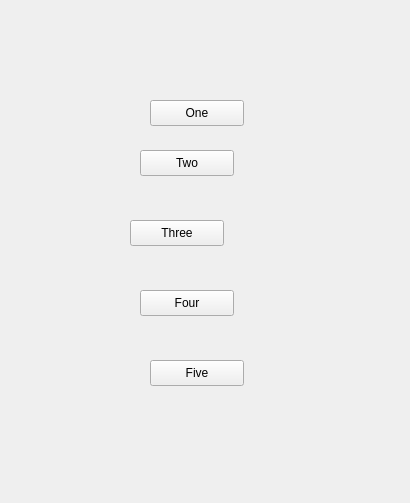
<?xml version="1.0" encoding="UTF-8"?>
<ui version="4.0">
 <class>Widget</class>
 <widget class="QWidget" name="Widget">
  <property name="geometry">
   <rect>
    <x>0</x>
    <y>0</y>
    <width>410</width>
    <height>503</height>
   </rect>
  </property>
  <property name="windowTitle">
   <string>Widget</string>
  </property>
  <widget class="QPushButton" name="oneButton">
   <property name="geometry">
    <rect>
     <x>150</x>
     <y>100</y>
     <width>94</width>
     <height>26</height>
    </rect>
   </property>
   <property name="text">
    <string>One</string>
   </property>
  </widget>
  <widget class="QPushButton" name="twoButton">
   <property name="geometry">
    <rect>
     <x>140</x>
     <y>150</y>
     <width>94</width>
     <height>26</height>
    </rect>
   </property>
   <property name="text">
    <string>Two</string>
   </property>
  </widget>
  <widget class="QPushButton" name="threeButton">
   <property name="geometry">
    <rect>
     <x>130</x>
     <y>220</y>
     <width>94</width>
     <height>26</height>
    </rect>
   </property>
   <property name="text">
    <string>Three</string>
   </property>
  </widget>
  <widget class="QPushButton" name="fourButton">
   <property name="geometry">
    <rect>
     <x>140</x>
     <y>290</y>
     <width>94</width>
     <height>26</height>
    </rect>
   </property>
   <property name="text">
    <string>Four</string>
   </property>
  </widget>
  <widget class="QPushButton" name="fiveButton">
   <property name="geometry">
    <rect>
     <x>150</x>
     <y>360</y>
     <width>94</width>
     <height>26</height>
    </rect>
   </property>
   <property name="text">
    <string>Five</string>
   </property>
  </widget>
 </widget>
 <resources/>
 <connections/>
</ui>
